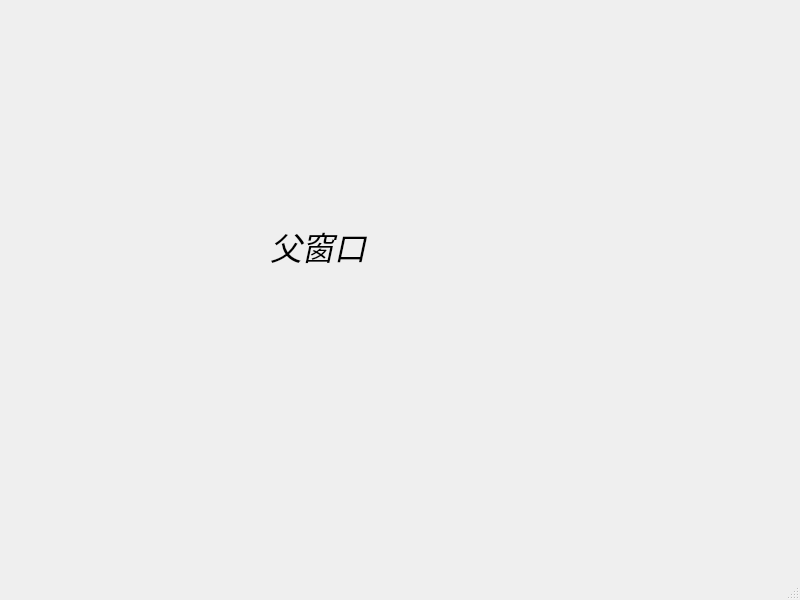
<?xml version="1.0" encoding="UTF-8"?>
<ui version="4.0">
 <class>MainWindow</class>
 <widget class="QMainWindow" name="MainWindow">
  <property name="geometry">
   <rect>
    <x>0</x>
    <y>0</y>
    <width>800</width>
    <height>600</height>
   </rect>
  </property>
  <property name="windowTitle">
   <string>MainWindow</string>
  </property>
  <widget class="QWidget" name="centralwidget">
   <widget class="QLabel" name="label">
    <property name="geometry">
     <rect>
      <x>270</x>
      <y>200</y>
      <width>251</width>
      <height>91</height>
     </rect>
    </property>
    <property name="font">
     <font>
      <pointsize>24</pointsize>
      <italic>true</italic>
     </font>
    </property>
    <property name="text">
     <string>父窗口</string>
    </property>
   </widget>
  </widget>
  <widget class="QMenuBar" name="menubar">
   <property name="geometry">
    <rect>
     <x>0</x>
     <y>0</y>
     <width>800</width>
     <height>27</height>
    </rect>
   </property>
  </widget>
  <widget class="QStatusBar" name="statusbar"/>
 </widget>
 <resources/>
 <connections/>
</ui>
